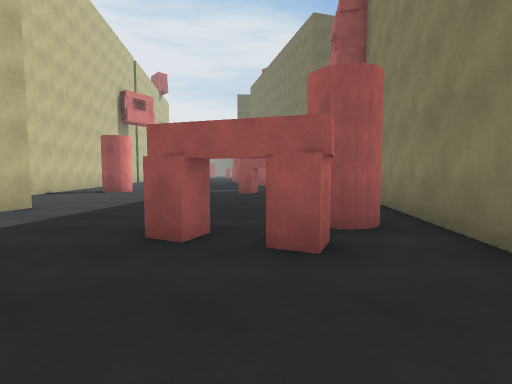
View 1 (above)

21 first-person views from a walk through a scene from a Unity 3-D project. The camera is 1.4 m above the floor, tilts 4° down and sees 85° across. The floor is counted in squares, 2 m on a side. Each view is taken from the middle of a square. On the plan, view 1 faces up. The plan holds only what a view shows up to about 9 squares ahead; the rest is blank. The place goes on beyond the plan. The player is left out.

View 2
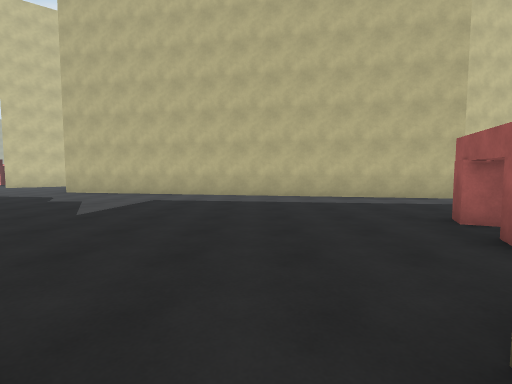

View 3
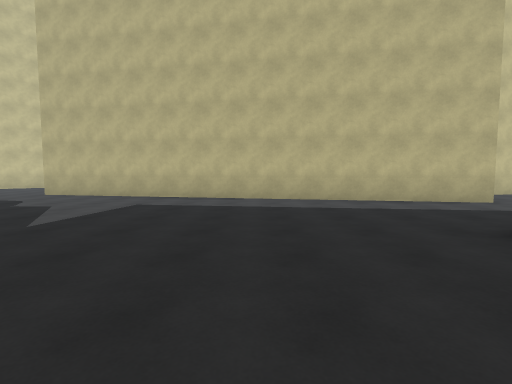

View 4
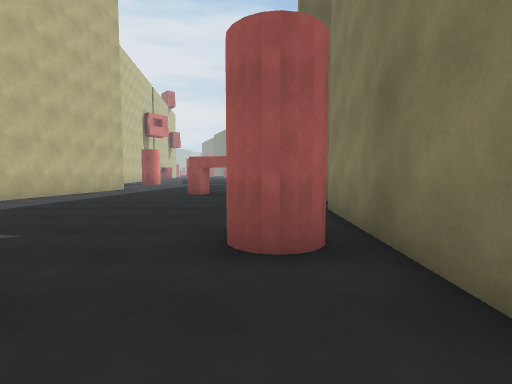

View 5
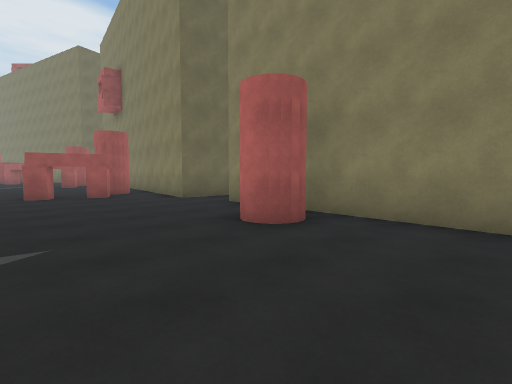

View 6
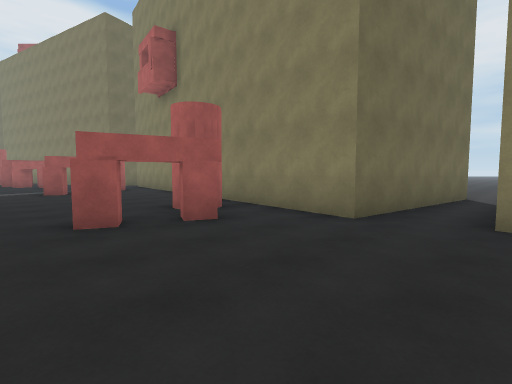

View 7
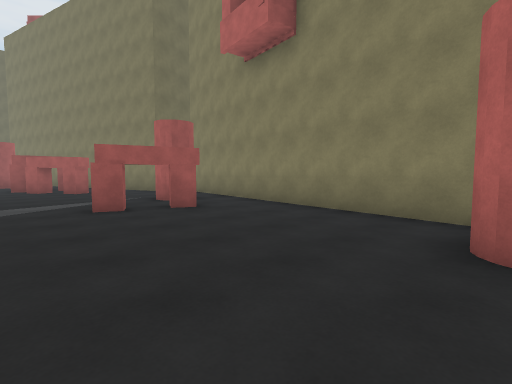

View 8
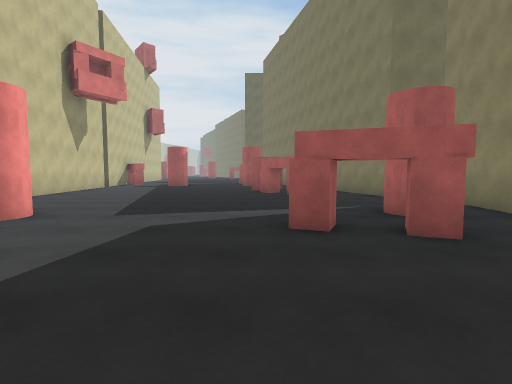

View 9
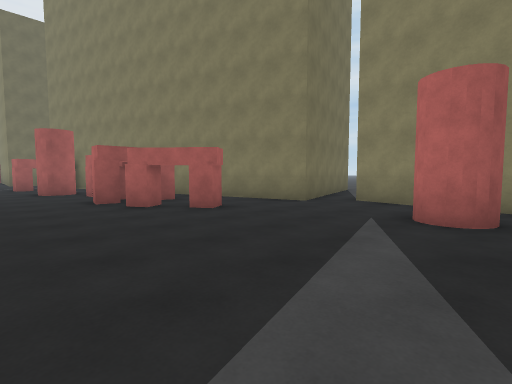

View 10
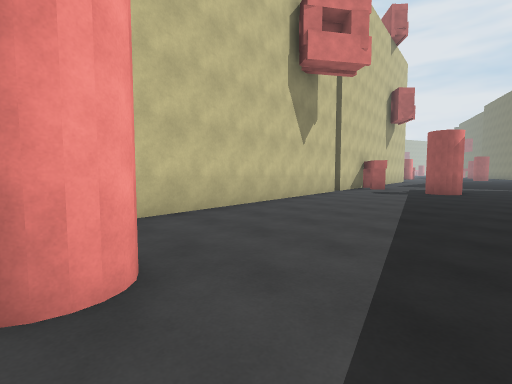

View 11
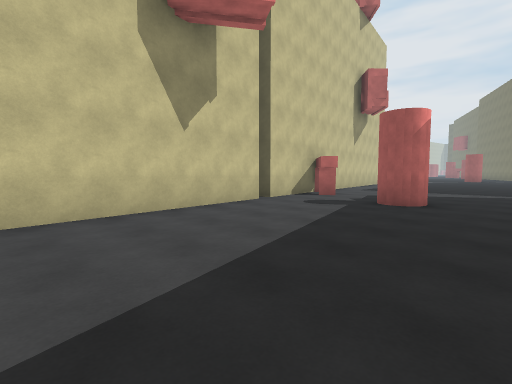

View 12
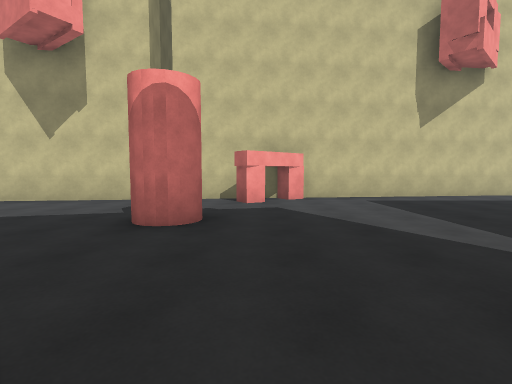

View 13
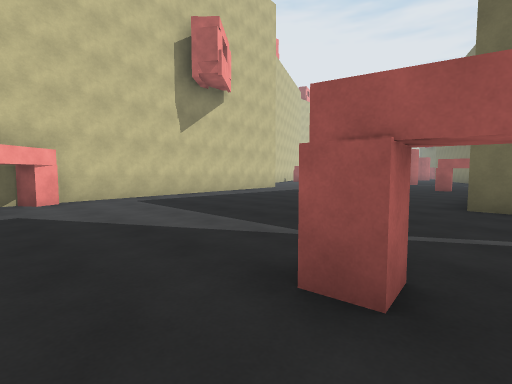

View 14
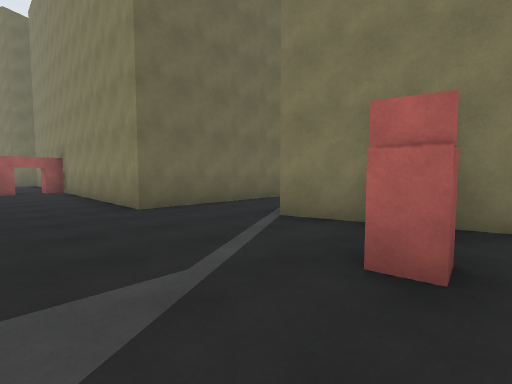

View 15
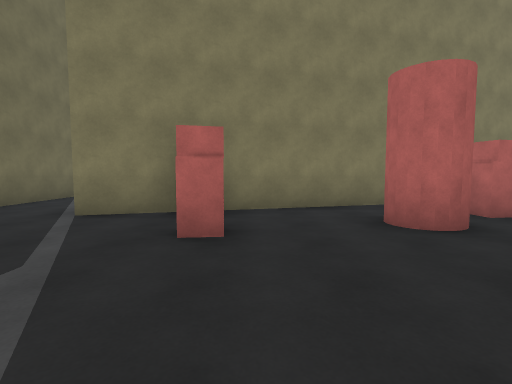

View 16
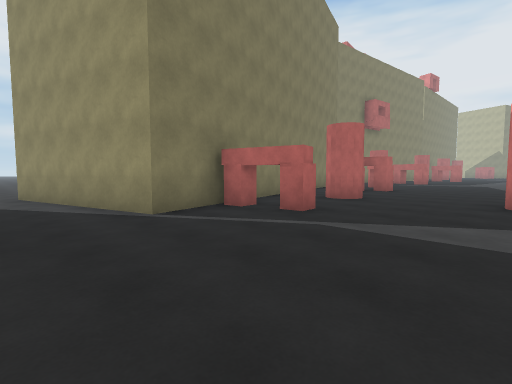

View 17
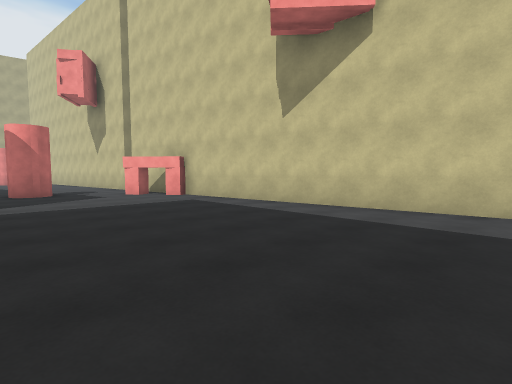

View 18
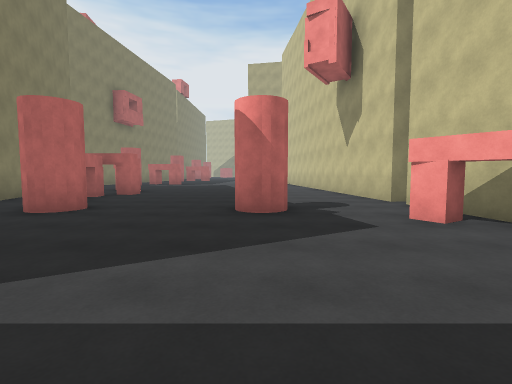

View 19
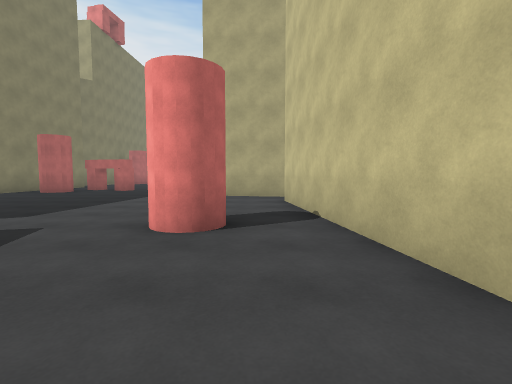

View 20
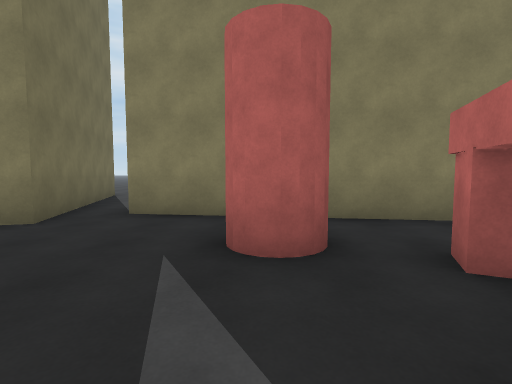

View 21
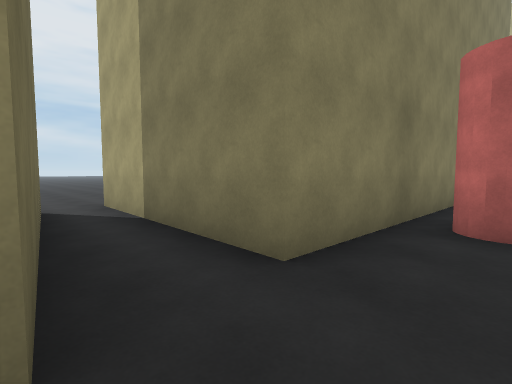

### Floor plan
Points are (right, up) in squares from view 1. A wall is a line through its corners. A room is listed if a view was taken in it or the views show most of it. See-through windows are left out.
Room 1 (views 1, 2, 3, 4, 5, 6, 21)
walls: (0.8, 2.8) (0.6, 2.4) (0.1, 2.6); (2.2, -6.1) (2.4, -0.7) (7.5, -0.9); (-0.5, 3.3) (-0.7, 2.8) (-1.2, 3); (-4.6, 4.6) (-6.7, -6.6); (7, 0.2) (2, 0.9) (2.2, 2.4)
ways out: opening at (-3, 4.7) to room 2; gap at (0, 3) to room 2; opening at (7, 0)
objects: red cylinder (1, -3)
Room 2 (views 7, 8, 9, 10, 11, 12, 13, 14, 15, 16, 17, 18, 19, 20)
walls: (-0.7, 16.7) (-1.2, 16.8) (-1.1, 17.3) (-0.6, 17.2); (-0.4, 17.5) (-0.5, 18.1); (-0.7, 18.8) (-0.7, 19.4) (-0.3, 19.4); (-0.1, 15.8) (-0.6, 15.5) (-0.9, 16); (0.7, 16.6) (0.2, 16.7); (0.7, 14.7) (0.3, 14.4) (-0.1, 15); (-8.7, 19.3) (-8.2, 19.3) (-6.7, 7.1); (-2, 23.4) (-2, 23.8) (-1.5, 23.9) (-1.5, 23.4) (-2, 23.4); (-7.6, 22.2) (-7.3, 21.8) (-7.8, 21.5); (-0.7, 23.7) (-0.7, 24.2) (-0.2, 24.2); (0.1, 9.7) (-0.1, 9.3) (-0.6, 9.5); (-8.5, 23.3) (-8.2, 22.8) (-8.6, 22.6) (-8.3, 19.9); (1.2, 8.9) (0.7, 9.1) (0.9, 9.5) (1.4, 9.3); (6.2, 15) (2.8, 14) (-0.5, 25.9) (4.4, 27.3); (-4.4, 5.6) (-4.6, 4.6); (-6.8, 6) (-5, 5.6); (3.1, 28.3) (-1.8, 28.3) (-1.8, 31.5); (0.1, 2.6) (0.3, 3); (-9.7, 30.9) (-8.7, 23.1); (2.2, 2.4) (3.7, 13.2)
ways out: opening at (-3, 4.7) to room 1; gap at (0, 3) to room 1; opening at (3, 28); opening at (6, 14)
objects: red cylinder (-5, 10) to (-5, 11); red cylinder (-5, 20) to (-5, 21); red cylinder (-1, 20) to (-1, 21); red cylinder (1, 4); red cylinder (2, 11)

Positions as (right, up) in squares from view 1, and headings:
1: (0, 0), facing up
2: (3, 0), facing left
3: (2, 0), facing left
4: (1, -6), facing up
5: (-2, -6), facing up-right
6: (-2, -1), facing up-right
7: (-2, 4), facing up-right
8: (-1, 6), facing up
9: (-3, 10), facing up-right
10: (-3, 10), facing up-left
11: (-3, 14), facing up-left
12: (-1, 22), facing left
13: (-1, 22), facing up-left
14: (-4, 23), facing up-right
15: (-5, 23), facing right
16: (-5, 28), facing down-right
17: (-4, 31), facing down-left
18: (-5, 26), facing down
19: (-6, 14), facing down
20: (-1, 11), facing right
21: (1, 1), facing down-right
